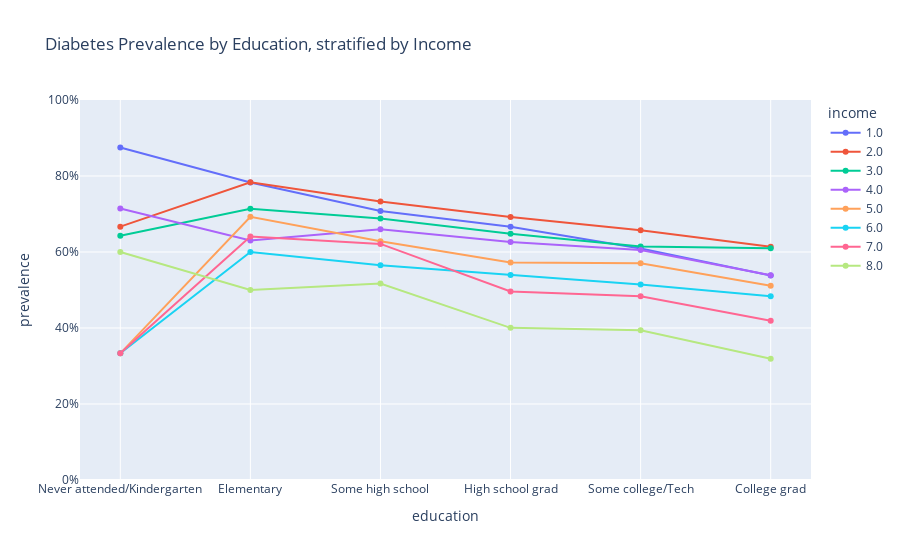

Write notebook code for a chart like this one.
### Code cell
if 'income' in base_df.columns:
    # If income numeric, bin into quartiles for readability
    if pd.api.types.is_numeric_dtype(base_df['income']) and base_df['income'].nunique() > 8:
        base_df['income_band'] = pd.qcut(base_df['income'], 4, labels=['Q1','Q2','Q3','Q4'])
        inc = 'income_band'
    else:
        inc = 'income'
    tmp = (base_df.groupby(['education', inc])['diabetes_binary']
                  .mean().reset_index(name='prevalence'))
    fig = px.line(tmp, x='education', y='prevalence', color=inc, markers=True,
                  title='Diabetes Prevalence by Education, stratified by Income')
    fig.update_yaxes(range=[0,1], tickformat=".0%")
    fig.show()

### Figure 1 — Plotly figure (JSON) as saved in the notebook; plotly's stock layout.template omitted (floating-point values rounded to 4 significant figures)
{"data": [{"hovertemplate": "income=1.0<br>education=%{x}<br>prevalence=%{y}<extra></extra>", "legendgroup": "1.0", "line": {"color": "#636efa", "dash": "solid"}, "marker": {"symbol": "circle"}, "mode": "lines+markers", "name": "1.0", "orientation": "v", "showlegend": true, "type": "scatter", "x": ["Never attended/Kindergarten", "Elementary", "Some high school", "High school grad", "Some college/Tech", "College grad"], "xaxis": "x", "y": [0.875, 0.7827, 0.708, 0.6664, 0.609, 0.5379], "yaxis": "y"}, {"hovertemplate": "income=2.0<br>education=%{x}<br>prevalence=%{y}<extra></extra>", "legendgroup": "2.0", "line": {"color": "#EF553B", "dash": "solid"}, "marker": {"symbol": "circle"}, "mode": "lines+markers", "name": "2.0", "orientation": "v", "showlegend": true, "type": "scatter", "x": ["Never attended/Kindergarten", "Elementary", "Some high school", "High school grad", "Some college/Tech", "College grad"], "xaxis": "x", "y": [0.6667, 0.7836, 0.7329, 0.692, 0.6573, 0.614], "yaxis": "y"}, {"hovertemplate": "income=3.0<br>education=%{x}<br>prevalence=%{y}<extra></extra>", "legendgroup": "3.0", "line": {"color": "#00cc96", "dash": "solid"}, "marker": {"symbol": "circle"}, "mode": "lines+markers", "name": "3.0", "orientation": "v", "showlegend": true, "type": "scatter", "x": ["Never attended/Kindergarten", "Elementary", "Some high school", "High school grad", "Some college/Tech", "College grad"], "xaxis": "x", "y": [0.6429, 0.7138, 0.6882, 0.6483, 0.6147, 0.6096], "yaxis": "y"}, {"hovertemplate": "income=4.0<br>education=%{x}<br>prevalence=%{y}<extra></extra>", "legendgroup": "4.0", "line": {"color": "#ab63fa", "dash": "solid"}, "marker": {"symbol": "circle"}, "mode": "lines+markers", "name": "4.0", "orientation": "v", "showlegend": true, "type": "scatter", "x": ["Never attended/Kindergarten", "Elementary", "Some high school", "High school grad", "Some college/Tech", "College grad"], "xaxis": "x", "y": [0.7143, 0.6304, 0.6597, 0.6266, 0.6052, 0.5387], "yaxis": "y"}, {"hovertemplate": "income=5.0<br>education=%{x}<br>prevalence=%{y}<extra></extra>", "legendgroup": "5.0", "line": {"color": "#FFA15A", "dash": "solid"}, "marker": {"symbol": "circle"}, "mode": "lines+markers", "name": "5.0", "orientation": "v", "showlegend": true, "type": "scatter", "x": ["Never attended/Kindergarten", "Elementary", "Some high school", "High school grad", "Some college/Tech", "College grad"], "xaxis": "x", "y": [0.3333, 0.6927, 0.6282, 0.5721, 0.5701, 0.5114], "yaxis": "y"}, {"hovertemplate": "income=6.0<br>education=%{x}<br>prevalence=%{y}<extra></extra>", "legendgroup": "6.0", "line": {"color": "#19d3f3", "dash": "solid"}, "marker": {"symbol": "circle"}, "mode": "lines+markers", "name": "6.0", "orientation": "v", "showlegend": true, "type": "scatter", "x": ["Never attended/Kindergarten", "Elementary", "Some high school", "High school grad", "Some college/Tech", "College grad"], "xaxis": "x", "y": [0.3333, 0.6, 0.5651, 0.5394, 0.5142, 0.4838], "yaxis": "y"}, {"hovertemplate": "income=7.0<br>education=%{x}<br>prevalence=%{y}<extra></extra>", "legendgroup": "7.0", "line": {"color": "#FF6692", "dash": "solid"}, "marker": {"symbol": "circle"}, "mode": "lines+markers", "name": "7.0", "orientation": "v", "showlegend": true, "type": "scatter", "x": ["Never attended/Kindergarten", "Elementary", "Some high school", "High school grad", "Some college/Tech", "College grad"], "xaxis": "x", "y": [0.3333, 0.641, 0.6213, 0.4962, 0.4838, 0.419], "yaxis": "y"}, {"hovertemplate": "income=8.0<br>education=%{x}<br>prevalence=%{y}<extra></extra>", "legendgroup": "8.0", "line": {"color": "#B6E880", "dash": "solid"}, "marker": {"symbol": "circle"}, "mode": "lines+markers", "name": "8.0", "orientation": "v", "showlegend": true, "type": "scatter", "x": ["Never attended/Kindergarten", "Elementary", "Some high school", "High school grad", "Some college/Tech", "College grad"], "xaxis": "x", "y": [0.6, 0.5, 0.5168, 0.4004, 0.3942, 0.319], "yaxis": "y"}], "layout": {"legend": {"title": {"text": "income"}, "tracegroupgap": 0}, "title": {"text": "Diabetes Prevalence by Education, stratified by Income"}, "xaxis": {"anchor": "y", "domain": [0, 1], "title": {"text": "education"}}, "yaxis": {"anchor": "x", "domain": [0, 1], "range": [0, 1], "tickformat": ".0%", "title": {"text": "prevalence"}}}}
